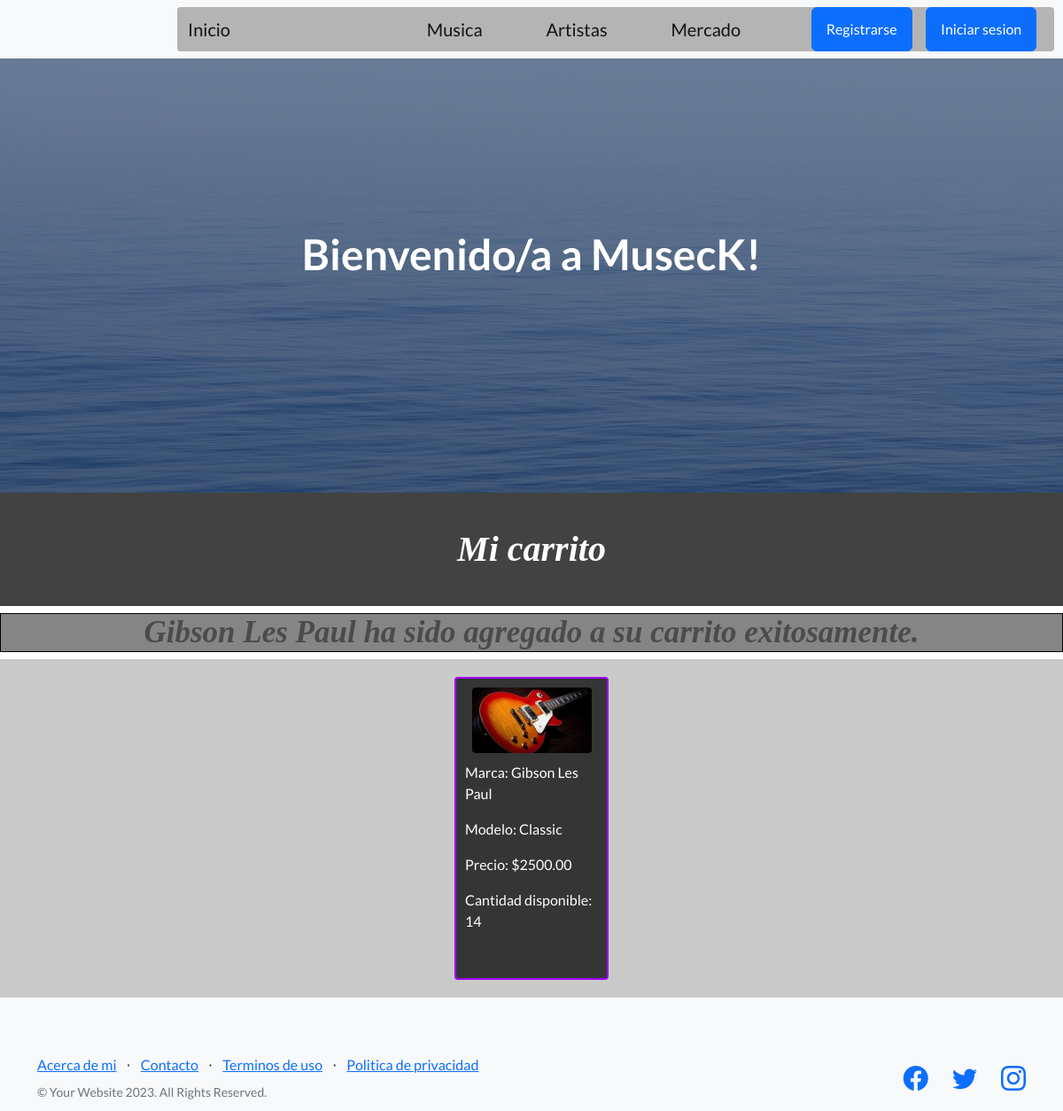
The page /app-include/carrito/2 on the database its author committed.
### AppPrueba/models.py (models this page shows)
class Instrumento(models.Model):
    marca = models.CharField(max_length=50, default='Sin marca')
    modelo = models.CharField(max_length=50)
    precio = models.DecimalField(max_digits=10, decimal_places=2)
    cantidad_disponible = models.IntegerField(default=0)
    imagen = models.ImageField(upload_to='instrumentos/', null=True, blank=True)
    def __str__(self):
        return self.marca

### AppPrueba/views.py (the view)
# urls.py: path("carrito/<int:pk>" , agregar_carrito, name = "MiCarrito"),
def agregar_carrito(req, pk):
    instrumento = get_object_or_404(Instrumento, pk=pk)
    return render(req, "carrito.html", {"instrumento": instrumento})

### AppPrueba/templates/carrito.html
{% extends "padre.html" %}
{% block contenido_variable %}
    <h1 id="mi-h1">
        Mi carrito
    </h1>
    <h2 id="mi_h2">
        {{instrumento}} ha sido agregado a su carrito exitosamente.
    </h2>
    <div id="contenedor-general">
        <div id="contenedor-publicacion">
            <ul class="detalle-publicacion">
                <li class="lista-pubs">
                    {% if instrumento.imagen %}
                        <img id="mis-img" src="{{ instrumento.imagen.url }}" alt="Imagen del instrumento">
                    {% endif %}
                    <div class="datos-publicacion">
                        <p>Marca: {{ instrumento.marca }}</p>
                        <p>Modelo: {{ instrumento.modelo }}</p>
                        <p>Precio: ${{ instrumento.precio }}</p>
                        <p>Cantidad disponible: {{ instrumento.cantidad_disponible }}</p>
                    </div>
                </li>
            </ul>
        </div>
    </div>
{% endblock contenido_variable%}

### AppPrueba/static/css/mi_estilo.css (style rules this page uses)
#mi-h1 { font-style: italic; font-family: 'Times New Roman', Times, serif; color: rgb(255, 255, 255); padding: 40px; background-color: rgb(66, 66, 66); display: flex; flex-flow: row; justify-content: center; }
#contenedor-general { background: rgb(202, 202, 202); display: flex; flex-wrap: row wrap; justify-content: space-evenly; padding: 20px; }
#contenedor-publicacion { width: 15%; height: 70%; margin-bottom: 0; padding: 10px; background: rgb(53, 53, 53); border: solid 2px rgb(162, 0, 255); border-radius: 4px; }
.detalle-publicacion { list-style-type: none; padding: 0; }
.lista-pubs { display: flex; flex-direction: column; justify-content: center; align-items: center; margin-bottom: 10px; }
#mis-img { width: 90%; height: 50%; border-radius: 4px; margin-bottom: 10px; }
.datos-publicacion { color: rgb(255, 255, 255); margin-bottom: 10px; }
#mi_h2 { width: 100%; height: 100%; font-size: 35px; font-family: 'Times New Roman', Times, serif; font-style: italic; color: rgb(75, 75, 75); border: solid 1px black; background: rgb(133, 133, 133); display: flex; flex-direction: row; justify-content: center; }

### rows shown on the page
Instrumento: marca "Gibson Les Paul", imagen (picture), modelo "Classic", precio "2500.00", cantidad_disponible "14"
